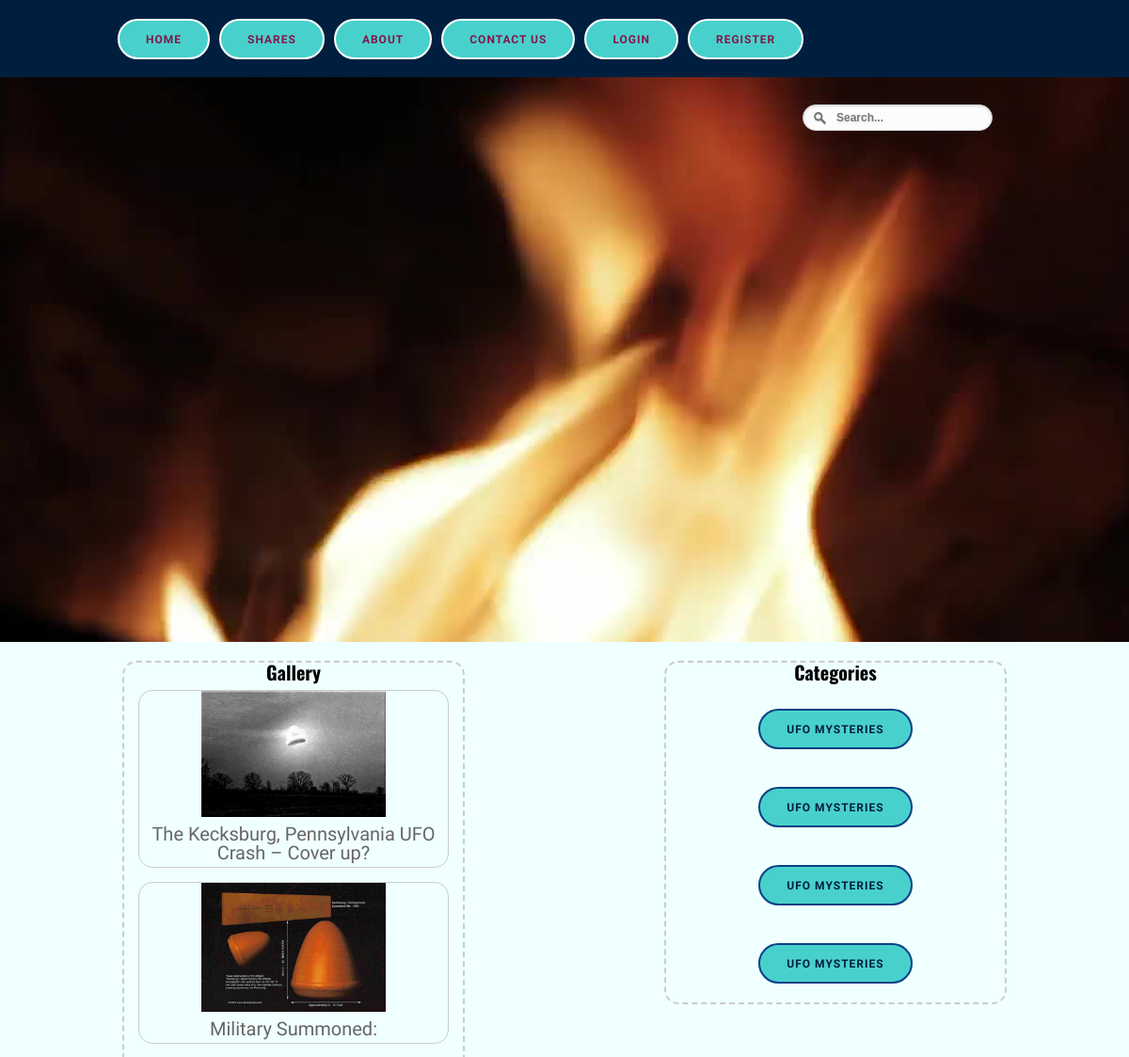
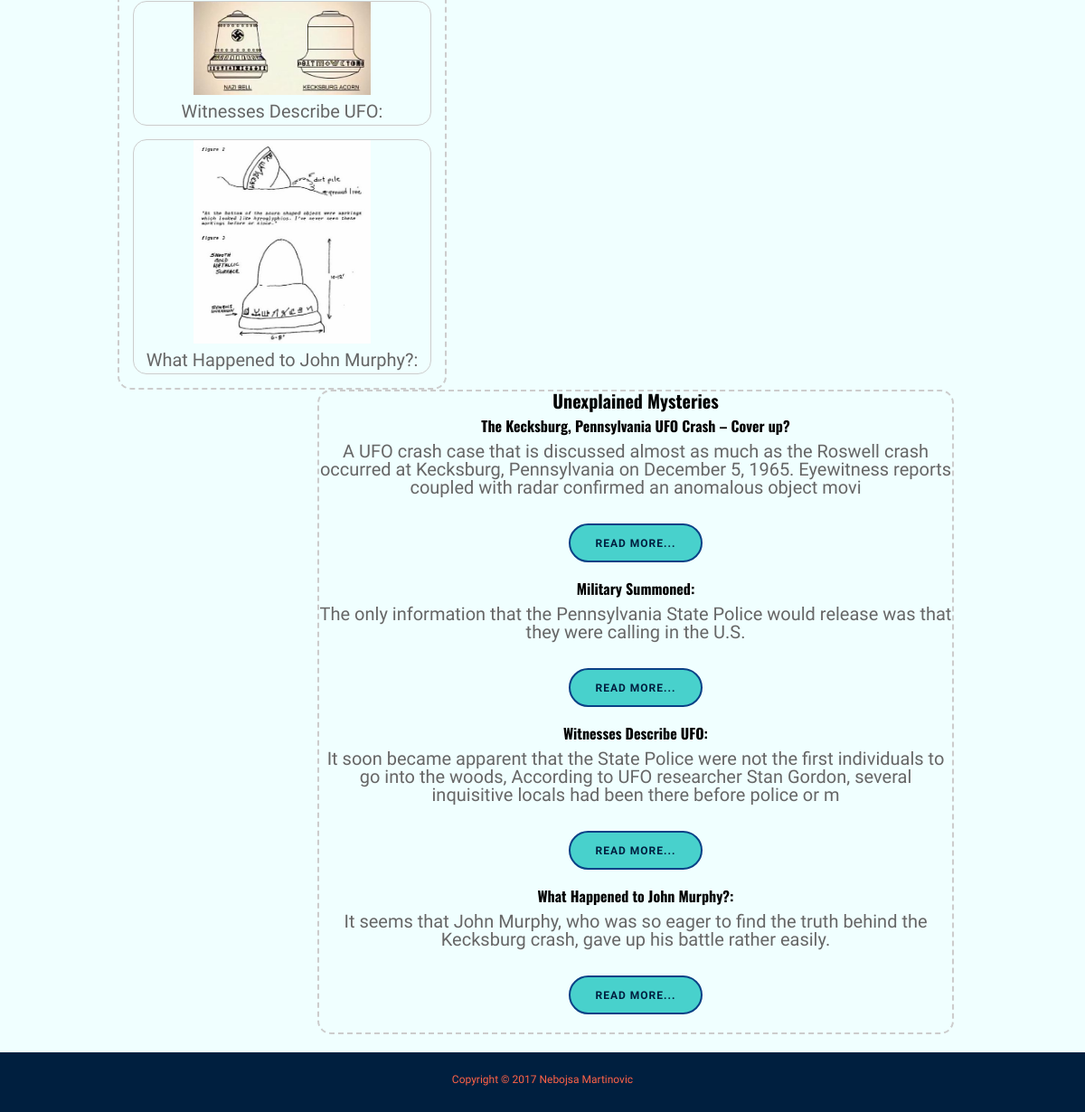
/category/index/4, run on the app's committed database (2 pictures, top to bottom).
### tables this page shows
CREATE TABLE IF NOT EXISTS `images` (
  `id_image` int(11) NOT NULL AUTO_INCREMENT,
  `img_title` varchar(200) NOT NULL,
  `img_intro` varchar(200) NOT NULL,
  `img_body` text NOT NULL,
  `img_date` datetime NOT NULL DEFAULT CURRENT_TIMESTAMP,
  `img_name` varchar(200) NOT NULL,
  `img_id` int(11) NOT NULL,
  `cat_title` varchar(200) NOT NULL,
  `cat_id` int(11) NOT NULL,
  PRIMARY KEY (`id_image`)
);

### views/main.php (called while the page is built)
<?php include 'includes/header.php'; ?>

### controllers/category.php (called while the page is built)
<?php
class Category extends Controller{
	protected function Index(){
		$viewmodel = new CategoryModel();
		$this->returnView($viewmodel->Index(), true);
	}
}
 ?>

### classes/Model.php (called while the page is built, shortened)
<?php
abstract class Model{
	protected $dbh;
	protected $stmt;
	public function __construct(){
		$this->dbh = new PDO("mysql:host=".DB_HOST.";dbname=".DB_NAME, DB_USER, DB_PASS);
	}
	public function query($query){
		$this->stmt = $this->dbh->prepare($query);
	}
	public function execute(){
		$this->stmt->execute();
	}
	public function resultSet(){
		$this->execute();
		return $this->stmt->fetchAll(PDO::FETCH_ASSOC);
	}
}
 ?>

### models/category.php (called while the page is built)
<?php
class CategoryModel extends Model{
public function Index(){
		if (isset($_GET['id'])) {
			$id = $_GET['id'];
			$this->query("SELECT * FROM images WHERE cat_id={$id} ");
			$rows = $this->resultSet();
		}
			return $rows;
		}
	}
?>

### views/category/index.php (the view, shortened to what this page needs)
<link rel="stylesheet" href="../../assets/css/style.css">
<link href="../../searchf/form.css" rel="stylesheet" type="text/css" />
 <section id="videoback" class="negativ">
        <video autoplay loop muted poster="Open-Fire.jpg" id="bgvid">
            <source src="../../video/Open-Fire.webm" type="video/webm">
            <source src="../../video/Open-Fire.mp4" type="video/mp4">
        </video>
    </section>
   <section id="drugi">
      <div class="wrapper">
        <div id="rightcat">
        <h2>Categories</h2>
        <?php foreach($viewmodel as $cat): ?>
          <ul>
            <li><a href="<?php echo ROOT_URL; ?>category/index/<?php echo $cat['img_id']; ?>" class="dugme"><?php echo $cat['cat_title']; ?></a></li>
          </ul>
          <?php endforeach; ?>
        </div>
         <div id="leftcat">
          <h2>Gallery</h2>
          <?php foreach($viewmodel as $image): ?>
            <div class="gallery">
              <a href="../../images/<?php echo $image['img_name']; ?>">
                <img src="../../images/<?php echo $image['img_name']; ?>" >
              </a>
              <div class="desc"><?php echo $image['img_title']; ?></div>
            </div>
          <?php endforeach; ?>
        </div>
         <div id="center">
            <h2>Unexplained Mysteries</h2>
            <?php foreach($viewmodel as $image): ?>
            <h4><?php echo $image['img_title']; ?></h4>
            <p><?php echo $image['img_intro']; ?></p>
            <a href="<?php echo ROOT_URL; ?>readmore/index/<?php echo $image['img_id']; ?>" class="dugme">Read More...</a>
            <?php endforeach; ?>
        </div>
  </div>
</section>
    <footer id="footer" class="negativ">
      <p>Copyright &copy; 2017 Nebojsa Martinovic</p>
    </footer>

### assets/css/style.css (style rules this page uses)
img { max-width:100%; }
p { margin:0 0 0.5em; }
.negativ { color:#FF6347; }
a:link, a:visited { color:#001f3f; text-decoration:none; }
.wrapper { width:auto; margin:0 auto; height: auto; overflow:hidden; }
#center { width: 700px; border:2px dashed #ccc; border-radius: 15px; margin-top: auto; float: right; margin-right: 25px; }
#rightcat { width: 360px; border:2px dashed #ccc; border-radius: 15px; float: right; margin-right: 10px; }
#rightcat ul { list-style-type: none; text-align: inherit; }
#leftcat { width: 360px; border:2px dashed #ccc; border-radius: 15px; float: left; margin-left: 10px; }
div.gallery { margin: 15px; border: 1px solid #ccc; float: left; width: auto; margin-top: auto; border-radius: 15px; }
div.gallery img { width: 60%; height: auto; }
div.desc { padding: 5px; text-align: center; }
.dugme { background: #48D1CC; border: 2px solid #094186; border-radius: 25px; color: #001f3f; display: inline-block; font-size: 12px; font-weight: 700; letter-spacing: 1px; line-height: 1; padding: 14px 28px 13px; margin:20px 5px; text-transform: uppercase; transition: all 0.2s ease; }
#drugi { padding:20px 0; text-align:center; overflow:hidden; }
#footer { background:#001f3f; padding:20px 0; text-align:center; font-size:12px; clear: both; }
#videoback { padding:300px 0; position:relative; overflow:hidden; text-align:center; }
#bgvid { position: absolute; top: 50%; left: 50%; min-width: 100%; min-height: 100%; width:auto; height:auto; z-index: -100; -webkit-transform: translateX(-50%) translateY(-50%); transform: translateX(-50%) translateY(-50%); background: url(video/Open-Fire.jpg) no-repeat; background-size: cover; }
@media screen and (min-width:1024px) and (max-width:1260px) { .wrapper { width:960px; } }
* { padding:0; margin:0; outline:0; }
body { font-family: 'Berkshire Swash', cursive; font-size:20px; line-height:20px; color:#666; background: #F0FFFF; }
a { color:#364f86; text-decoration: none; cursor:pointer; }
h1, h2, h3, h4, h5 { font-family: "Oswald", Arial, sans-serif; padding-bottom:8px; color: black; }
h2 { font-size:20px; line-height:21px; }
h4 { font-size:16px; line-height:19px; }

### data on the page
images: cat_title "UFO MYSTERIES", img_name (picture), img_title "The Kecksburg, Pennsylvania UFO Crash – Cover up?", img_intro "A UFO crash case that is discussed almost as much as the Roswell crash occurred at Kecksburg, Pennsylvania on December 5, 1965. Eyewitness reports coupled with radar confirmed an anomalous object movi"
images: cat_title "UFO MYSTERIES", img_name (picture), img_title "Military Summoned:", img_intro "The only information that the Pennsylvania State Police would release was that they were calling in the U.S."
images: cat_title "UFO MYSTERIES", img_name (picture), img_title "Witnesses Describe UFO:", img_intro "It soon became apparent that the State Police were not the first individuals to go into the woods, According to UFO researcher Stan Gordon, several inquisitive locals had been there before police or m"
images: cat_title "UFO MYSTERIES", img_name (picture), img_title "What Happened to John Murphy?:", img_intro "It seems that John Murphy, who was so eager to find the truth behind the Kecksburg crash, gave up his battle rather easily."
